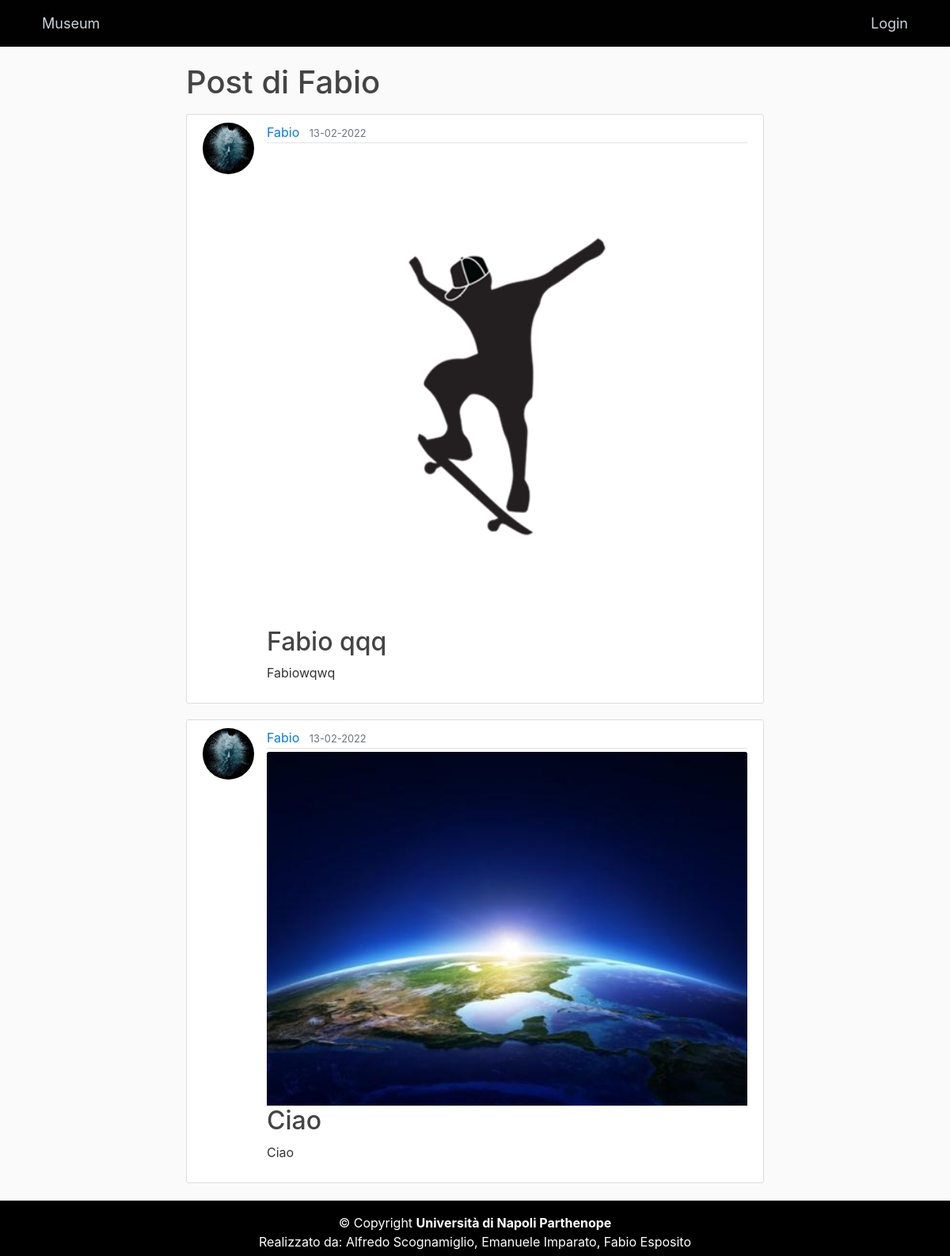
The app's page /user/Fabio with its own data.
### MuseumProject/models.py (models this page shows)
class Administrator(db.Model, UserMixin):
    id = db.Column(db.Integer,primary_key=True)
    first_name = db.Column(db.String(20), nullable=False)
    email = db.Column(db.String(45), unique=True, nullable=False)
    password = db.Column(db.String(45), nullable=False)
    image_file = db.Column(db.String(20), nullable=False, default='default.jpg')
    posts = db.relationship('Post', backref='poster', lazy=True)                                #Un Admin può inserire più post (Relazione 1:N)

class Post(db.Model):
    id = db.Column(db.Integer, primary_key=True)
    title = db.Column(db.String(100), nullable=False)
    descrizione = db.Column(db.Text, nullable=False)
    date_posted = db.Column(db.DateTime, nullable=False, default=datetime.utcnow)
    post_image = db.Column(db.String(20), nullable=False, default='defaultPNG.png')
    admin_id = db.Column(db.Integer, db.ForeignKey('administrator.id'), nullable=False)         #Chiave esterna che fa riferimento alla tab.Administrator

### MuseumProject/routes.py (the view)
@app.route("/user/<string:first_name>")
def admin_posts(first_name):
    admin = Administrator.query.filter_by(first_name=first_name).first_or_404()
    posts = Post.query.filter_by(poster=admin)
    return render_template('admin_posts.html', posts=posts, admin=admin)

### MuseumProject/templates/admin_posts.html
{% extends "layout.html" %}
{% block content %}
    <h1 class="mb-3">Post di {{ admin.first_name }}</h1>
    {% for post in posts %}
        <article class="media content-section">
            <img class="rounded-circle article-img" src="{{ url_for('static', filename='images/' + post.poster.image_file) }}">
            <div class="media-body">
                <div class="article-metadata">
                    <a class="mr-2" href="{{ url_for('admin_posts', first_name=post.poster.first_name) }}">{{ post.poster.first_name }}</a>
                    <small class="text-muted">{{ post.date_posted.strftime('%d-%m-%Y') }}</small>
                </div>
                <img src="{{ url_for('static', filename='images/' + post.post_image) }}" class="card-img-top">
                <h2><a class="article-title" href="{{ url_for('post', post_id=post.id) }}">{{ post.title }}</a></h2>
                <p class="article-content">{{ post.descrizione }}</p>
            </div>
            <br><br>
        </article>
    {% endfor %}
{% endblock content %}

### MuseumProject/static/main.css (style rules this page uses)
body { background: #fafafa; color: #333333; margin-top: 5rem; }
h1, h2, h3, h4, h5, h6 { color: #444444; }
.content-section { background: #ffffff; padding: 10px 20px; border: 1px solid #dddddd; border-radius: 3px; margin-bottom: 20px; }
.article-title { color: #444444; }
.article-content { white-space: pre-line; }
.article-img { height: 65px; width: 65px; margin-right: 16px; }
.article-metadata { padding-bottom: 1px; margin-bottom: 4px; border-bottom: 1px solid #e3e3e3 }

### records on screen
Administrator: first_name "Fabio"
Post: image_file (placeholder picture), poster.first_name "Fabio", date_posted "13-02-2022", post_image (picture), title "Fabio qqq", descrizione "Fabiowqwq"
Post: image_file (placeholder picture), poster.first_name "Fabio", date_posted "13-02-2022", post_image (picture), title "Ciao", descrizione "Ciao"
